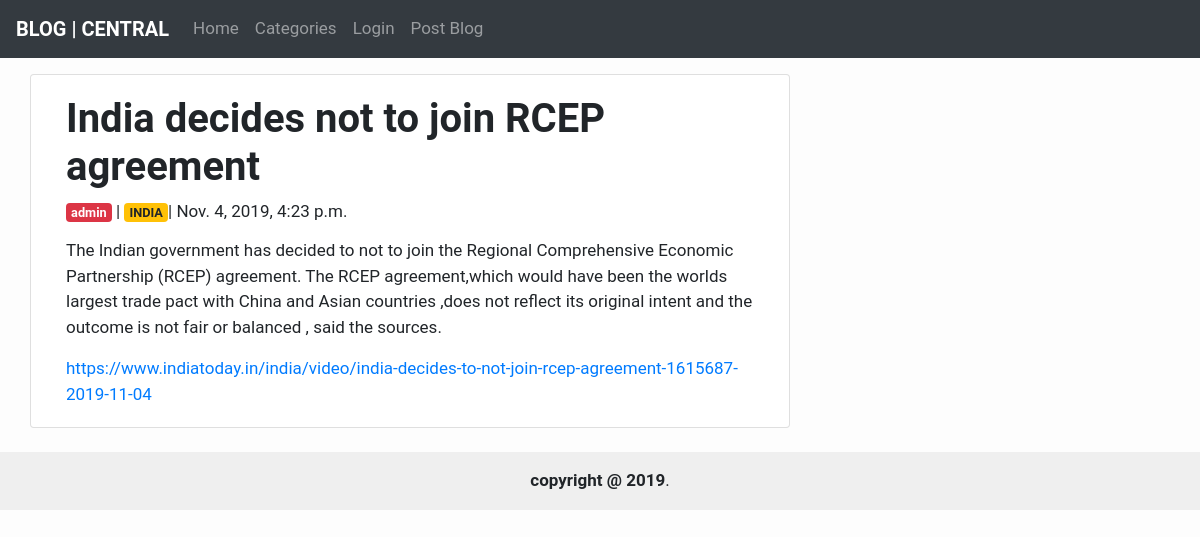
Screenshot of /11/detail with the database file from the repository.
### blog/models.py (models this page shows)
class Choice(models.Model):
    user = models.ForeignKey(User,on_delete=CASCADE)
    title = models.CharField(max_length=50)
    pub_date = models.DateTimeField(auto_now_add=True)
    url = models.URLField(null=True, blank=True)
    category = models.ForeignKey(Question,on_delete=CASCADE)
    choice_text = models.TextField()

class Question(models.Model):
    question_text = models.CharField(max_length=200)
    pub_date = models.DateTimeField('date published')
    def __str__(self):
        return self.question_text

### blog/views.py (the view)
# urls.py: path('<int:pk>/detail', views.PostDetail.as_view(), name='post_detail'),
class PostDetail(generic.DetailView):
    model = Choice
    template_name = 'postdetail.html'

### blog/templates/postdetail.html
{% extends 'base.html' %} {% block content %}
<div class="container">
  <div class="row">
    <div class="col-md-8 card mb-4  mt-3 left  top">
      <div class="card-body">
        <h1 style="font-weight: bold;">{% block title %} {{ choice.title }} {% endblock title %}</h1>
        <p class="badge badge-danger">{{ choice.user }}</p> | <p class="badge badge-warning">{{ choice.category }}</p>| {{ choice.pub_date }}
        <p class="card-text ">{{ choice.choice_text | safe }}</p>
        <a href="{{ choice.url }}">{{ choice.url }}</a>
      </div>
    </div>
  </div>
</div>
{% endblock content %}

### blog/templates/base.html (style rules this page uses)
body { font-family: "Roboto", sans-serif; font-size: 17px; background-color: #fdfdfd; }

### rows the page displays
Choice: title "India decides not to join RCEP agreement", user "admin", category "INDIA", pub_date "Nov. 4, 2019, 4:23 p.m.", choice_text "The Indian government has decided to not to join the Regional Comprehensive Economic Partnership (RCEP) agreement. The RCEP agreement,which would have been the worlds largest trade pact with China and Asian countries ,does not reflect its original intent and the outcome is not fair or balanced , said the sources.", url "https://www.indiatoday.in/india/video/india-decides-to-not-join-rcep-agreement-1615687-2019-11-04"
